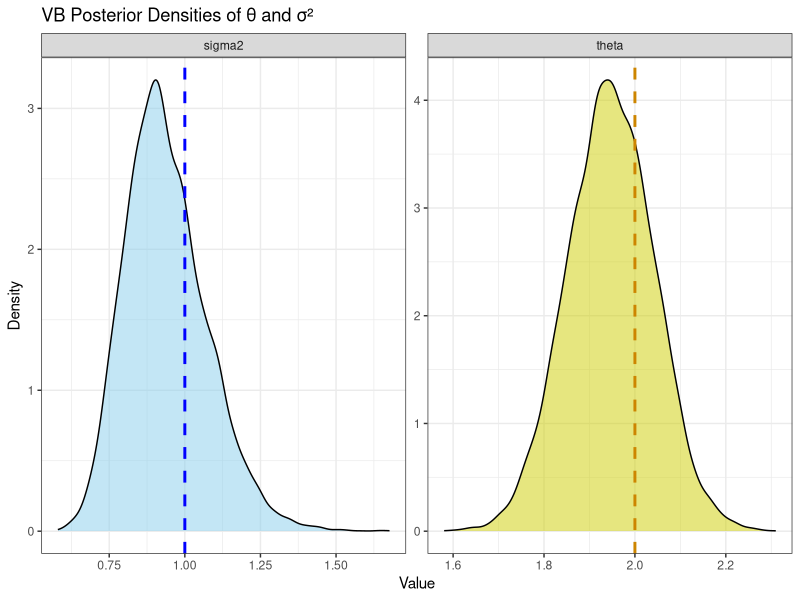

Source code (R):
### ---- Variational Bayes for Normal Model (Example 2) ----
rm(list=ls())
set.seed(9)

# --- Generate data ---
n <- 100
theta_true <- 2
sigma2_true <- 1
y <- rnorm(n, mean = theta_true, sd = sqrt(sigma2_true))

# --- Prior parameters ---
tau2 <- 100         # prior variance for theta
a0 <- 0.01            # IG prior shape
b0 <- 0.01            # IG prior scale

# --- Initialize VB parameters ---
mu <- 0
lambda <- 1
tilde_a <- a0
tilde_b <- b0

max_iter <- 2000
tol <- 1e-8

# --- Coordinate Ascent Variational Inference ---
for (iter in 1:max_iter) {
  
  mu_old <- mu
  lambda_old <- lambda
  tb_old <- tilde_b
  
  # update q(theta)
  lambda <- n * (tilde_a / tilde_b) + 1/tau2
  mu <- ( (tilde_a / tilde_b) * sum(y) ) / lambda
  
  # update q(sigma^2)
  tilde_a <- a0 + n/2
  tilde_b <- b0 + 0.5 * sum( (y - mu)^2 + 1/lambda )
  
  # convergence check
  if (max(abs(mu - mu_old), abs(lambda - lambda_old), abs(tilde_b - tb_old)) < tol)
    break
}
print(iter) # convergence check stop here

# Posterior mean and SD analytically
theta_mean_vb <- mu
theta_sd_vb   <- sqrt(1/lambda)

sigma2_mean_vb <- tilde_b / (tilde_a - 1)
sigma2_sd_vb   <- sqrt(tilde_b^2 / ((tilde_a - 1)^2 * (tilde_a - 2)))

cat("VB posterior mean of theta:", theta_mean_vb, "\n")
cat("VB posterior SD of theta:", theta_sd_vb, "\n\n")

cat("VB posterior mean of sigma^2:", sigma2_mean_vb, "\n")
cat("VB posterior SD of sigma^2:", sigma2_sd_vb, "\n")





# --- Optional: Draw posterior samples from q* (if you want to plot later) ---
S <- 10000
theta_samples <- rnorm(S, mean = mu, sd = sqrt(1/lambda))
sigma2_samples <- 1 / rgamma(S, shape = tilde_a, rate = tilde_b)




library(ggplot2)

library(ggplot2)
library(dplyr)

# Prepare data in long format
df <- data.frame(
  value = c(theta_samples, sigma2_samples),
  parameter = rep(c("theta", "sigma2"), each = length(theta_samples))
)

# True values
true_vals <- data.frame(
  parameter = c("theta", "sigma2"),
  true = c(theta_true, sigma2_true)
)

# Plot with facets
p_facet <- ggplot(df, aes(x = value, fill = parameter)) +
  geom_density(alpha = 0.5) +
  geom_vline(data = true_vals, aes(xintercept = true, color = parameter),
             linetype = "dashed", size = 1) +
  facet_wrap(~parameter, scales = "free") +
  scale_fill_manual(values = c("skyblue", "yellow3")) +
  scale_color_manual(values = c("blue", "orange3")) +
  labs(title = "VB Posterior Densities of θ and σ²",
       x = "Value", y = "Density") +
  theme_bw() +
  theme(legend.position = "none")

print(p_facet)
